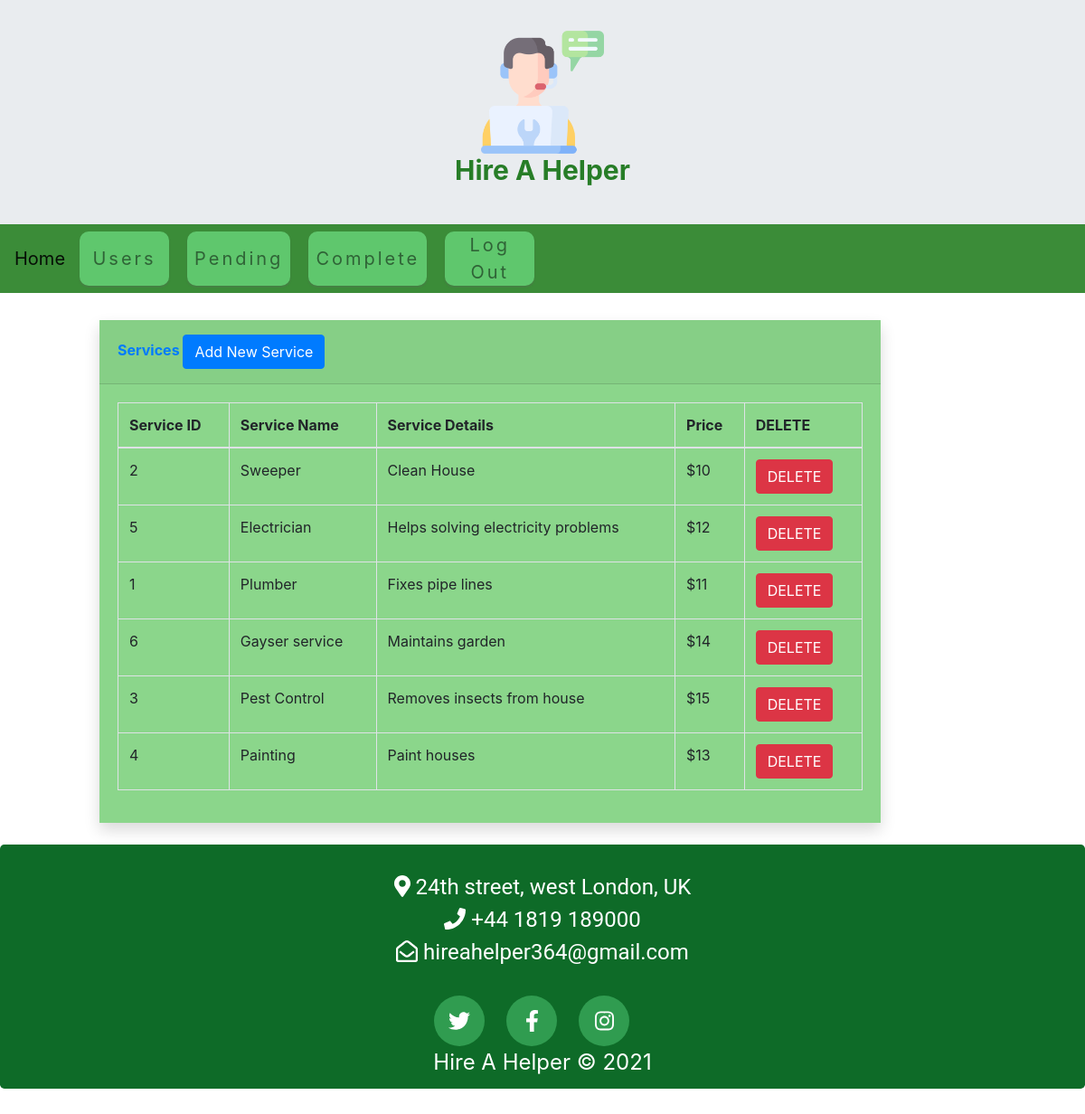
Screenshot of /adhome.php with the database file from the repository.
### tables this page shows
CREATE TABLE `services` (
  `SID` varchar(45) NOT NULL,
  `SName` varchar(45) NOT NULL,
  `SDetails` varchar(45) NOT NULL,
  `price` varchar(45) NOT NULL
);

### adhome.php (the view, shortened to what this page needs)
<!DOCTYPE html>
<html>
<head>
    <link rel="stylesheet" href="https://maxcdn.bootstrapcdn.com/bootstrap/4.5.2/css/bootstrap.min.css">
    <link rel="stylesheet" type="text/css" href="style.css">
</head>
<body>
  <div class="jumbotron text-center" style="margin-bottom:-30px;margin-top:-30px;">
  <img src="technical-support.png"class="img1"><h1 class="hire1">Hire A Helper</h1>
</div>
<nav class="navbar navbar-expand-lg navbar-light">
  <a class="navbar-brand" href="adhome.php">Home</a>
  <div class="collapse navbar-collapse" id="collapsibleNavbar">
    <ul class="navbar-nav">
      <li class="nav-item">
        <a class="nav-link" href="aduser.php">Users</a>
      </li>
      <li class="nav-item">
        <a class="nav-link" href="adpending.php">Pending</a>
      </li>
      <li class="nav-item">
        <a class="nav-link" href="adcomplete.php">Complete</a>
      </li>
      <li class="nav-item">
        <a class="nav-link" href="index.php">Log Out</a>
      </li>
    </ul>
  </div>
</nav>
<div class="container" style="margin-top:30px">
      <div class="container-fluid mt-3">
      <div class="card1 shadow mb-4">
        <div class="card-header py-3">
          <h6 class="m-0 font-weight-bold text-primary">Services
                  <button type="button" class="btn btn-primary" data-toggle="modal" data-target="#addData">
                    Add New Service
                  </button>
          </h6>
        </div>
        <div class="card-body">
          <div class="table-responsive">
            <table class="table table-bordered" id="dataTable" width="100%" cellspacing="0">
              <thead>
                <tr>
                  <th> Service ID </th>
                  <th> Service Name </th>
                  <th> Service Details </th>
                  <th> Price </th>
                  <th> DELETE </th>
                </tr>
              </thead>
              <tbody>
              <?php
          $conn = mysqli_connect("localhost", "root", "", "myService");
                        $disp="select * from services";
              $result=mysqli_query($conn,$disp);
              if(mysqli_num_rows($result) > 0)
              {
              while($row=mysqli_fetch_array($result))
              {
                ?>
                <tr>
                  <td> <?php echo $row['SID']; ?></td>
                  <td> <?php echo $row['SName']; ?></td>
                  <td> <?php echo $row['SDetails']; ?></td>
                  <td> <?php echo $row['price']; ?></td>
                  <td>
                    <form action="" method="post">
                        <button type="submit" name="delete_btn" class="btn btn-danger"> DELETE</button>
                      </form>
                  </td>
                  </tr>
                <?php
              }
            }
            else {
                  echo "No Record Found";
              }
      ?>
              </tbody>
            </table>
          </div>
        </div>
      </div>
      </div>
</div>
<div class="jumbotron text-center" style="margin-bottom:0 ;background-color:#0e6b28;height: 270px;">
  <div class="address" style="margin-top:-40px;"><i class="fas fa-map-marker-alt"></i>  24th street, west London, UK
<br><i class="fas fa-phone"></i>  +44 1819 189000
<br><i class="far fa-envelope-open"></i>  hireahelper364@gmail.com</div>
  <div class="d-flex justify-content-center align-items-center">
        <a
          class="d-inline-flex align-items-center justify-content-center twitter"
          href="#"
          ><i class="fab fa-twitter"></i
        ></a>
        <a
          class="d-inline-flex align-items-center justify-content-center facebook"
          href="#"
          ><i class="fab fa-facebook-f"></i
        ></a>
        <a
          class="d-inline-flex align-items-center justify-content-center instagram"
          href="#"
          ><i class="fab fa-instagram"></i
        ></a>
      </div>
        <p style="color: white;
  font-size: 1.5rem;">
          Hire A Helper &#169; 2021
        </p>
</div>
</body>
</html>

### style.css (style rules this page uses)
* { margin: 0; padding: 0; }
.img1 { width: 12%; }
.hire1 { color: #277d27; text-align: center; font-size: 30px; font-weight: bold; }
.card1 { width: 80%; margin-top: 30px; margin-left: 50px; background-color: #8bd68b; }
.address { font-family: Roboto; color: white; font-size: 24px; text-align: center; padding-top: 5px; padding-bottom: 30px; }
.twitter, .facebook, .instagram { height: 3.5rem; width: 3.5rem; color: white; border-radius: 100%; font-size: 1.5rem; margin-right: 1.5rem; background-color: #309c50; }
.nav-item { font-size: 24px; display: flex; justify-content: space-around; width: 100%; color:green; display: flex; justify-content: space-around; align-items: center; background-color: #5fc76d; color:white; text-decoration: none; letter-spacing: 3px; font-weight: bold; font-size: 20px; box-shadow: 0px 2px 2px rgba(96, 96, 96, 0.3); background: #5fc76d; color: #ffffff; font-weight: 400; text-align: center; border-radius: 10px; list-style-type: none; margin-right: 20px; height: 60px; }
nav { display: flex; justify-content: space-around; align-items: center; background-color: #3b8c38; }

### rows the page displays
services: SID "2", SName "Sweeper", SDetails "Clean House", price "$10"
services: SID "5", SName "Electrician", SDetails "Helps solving electricity problems", price "$12"
services: SID "1", SName "Plumber", SDetails "Fixes pipe lines", price "$11"
services: SID "6", SName "Gayser service", SDetails "Maintains garden", price "$14"
services: SID "3", SName "Pest Control", SDetails "Removes insects from house", price "$15"
services: SID "4", SName "Painting", SDetails "Paint houses", price "$13"
